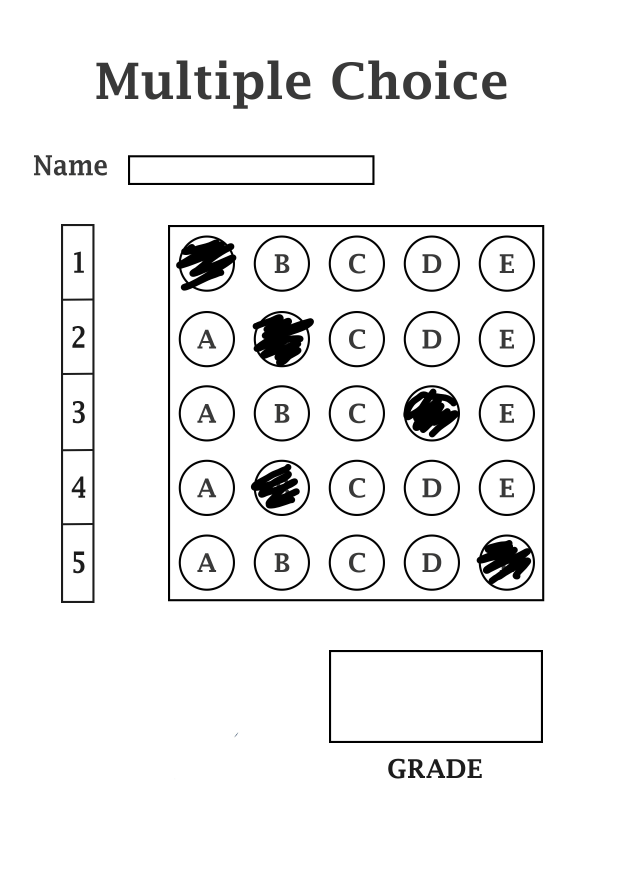
#> input picture MCQPaper_LI.jpg, 2479 x 3507 px (shown at 1/4 size)
$ python OMR_Main.py
#> lines starting #> are read from the running program, lines starting #| are printed output that depends on the picture; after the words box and inside, x2 and y2 are one past the last pixel; in counts of white or black regions, pixels touching at a corner belong together

#spark intership Computer
# Vision &
#
# Internet of
#
# Things
#GRIPNOV20
# Implement a Fault Detection System which, detects and eliminates the faulty
# products based on the shape/colour.

# omr scnner

import cv2
import numpy as np
import utlis

path = "MCQPaper_LI.jpg"
widthImg = 700
heightImg = 700
question = 5
choices = 5
ans = [0, 1, 0, 2, 3]
img = cv2.imread(path)
#> img is the input picture: shape (3507, 2479, 3); mean B, G, R 240, 240, 240
img = cv2.resize(img, (widthImg, heightImg))
#> img: shape (700, 700, 3)
imgContours = img.copy()
imgFinal = img.copy()
imgBiggestContours = img.copy()
imgGray = cv2.cvtColor(img, cv2.COLOR_BGR2GRAY)
imgBlur = cv2.GaussianBlur(imgGray, (5, 5), 1)
imgCanny = cv2.Canny(imgBlur, 10, 50)
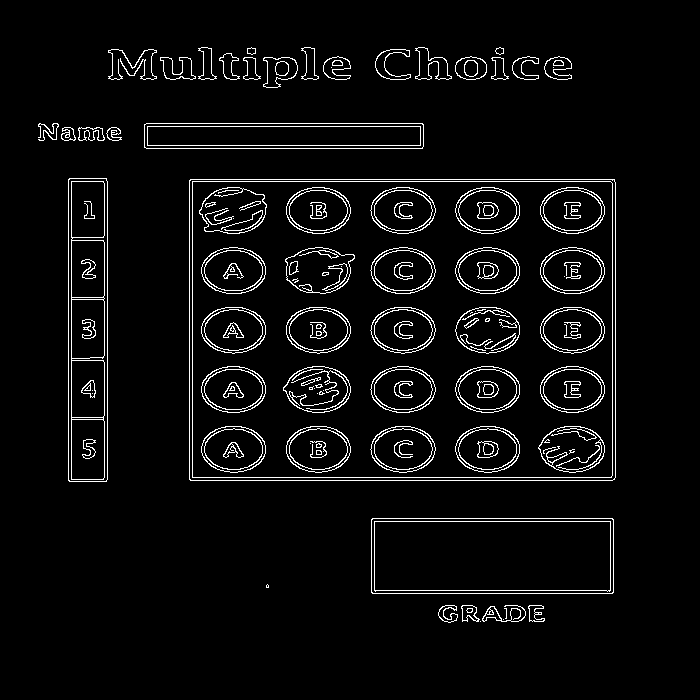
#> imgCanny: shape (700, 700); 4.7% white in thin lines or dots, all inside (x1, y1, x2, y2) = (38, 47, 616, 623)

countours, hierarchy = cv2.findContours(imgCanny, cv2.RETR_EXTERNAL, cv2.CHAIN_APPROX_NONE)
#> countours = 32 contours, 4 with area under 20; largest, box (x1, y1, x2, y2) and area: (189, 179, 616, 481) 128218, (371, 518, 614, 594) 18148, (68, 178, 108, 482) 11812, (144, 123, 424, 149) 6970, (263, 57, 298, 88) 704
cv2.drawContours(imgContours, countours, -1, (0, 255, 0), 10)
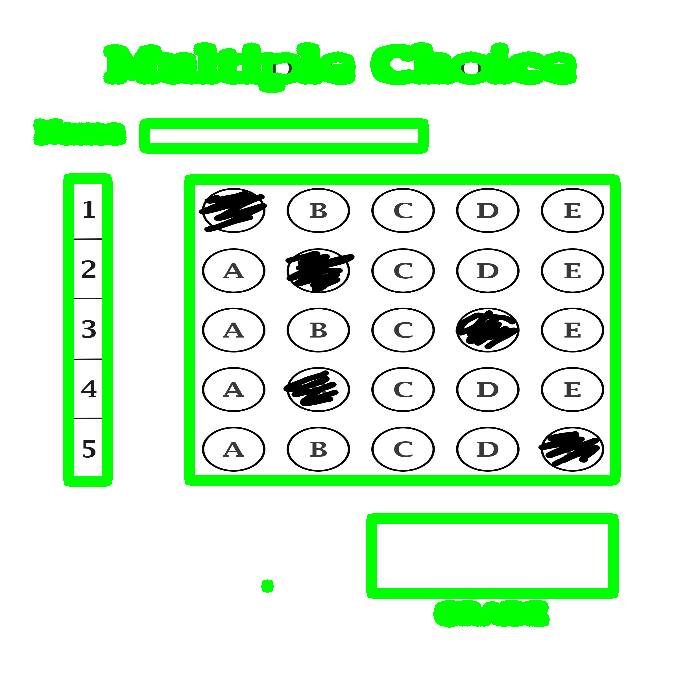
#> imgContours: shape (700, 700, 3); mean B, G, R 216.1, 245.9, 216.1


def rectCountours(contours):
    rectCon = []
    max_area = 0
    for i in contours:
        area = cv2.contourArea(i)
        if area > 50:
            peri = cv2.arcLength(i, True)
            approx = cv2.approxPolyDP(i, 0.02 * peri, True)
            if len(approx) == 4:
                rectCon.append(i)
#> this loop made 32 passes
#> (area, peri, approx) on passes 9, 10, 11, 15: (18148, 631.7, [[371, 519], [372, 593], [613, 592], [612, 518]]), (128218.5, 1451.1, [[189, 180], [190, 480], [614, 479], [614, 179]]), (11812, 681.7, [[69, 178], [68, 480], [106, 481], [107, 181]]), (6970, 605.7, [[144, 124], [146, 148], [423, 146], [422, 123]])
#> after the loop, rectCon = 4 contours; box (x1, y1, x2, y2) and area: (189, 179, 616, 481) 128218, (371, 518, 614, 594) 18148, (68, 178, 108, 482) 11812, (144, 123, 424, 149) 6970
    rectCon = sorted(rectCon, key=cv2.contourArea, reverse=True)
    # print(len(rectCon))
    return rectCon


rectCon = rectCountours(countours)


def getCornerPoints(cont):
    peri = cv2.arcLength(cont, True)  # LENGTH OF CONTOUR
#> peri = 1451.1
    approx = cv2.approxPolyDP(cont, 0.02 * peri, True)  # APPROXIMATE THE POLY TO GET CORNER POINTS
#> approx = [[189, 180], [190, 480], [614, 479], [614, 179]]
    return approx


biggestContour = getCornerPoints(rectCon[0])
#> biggestContour = [[189, 180], [190, 480], [614, 479], [614, 179]]
print(biggestContour.shape)
#| (4, 1, 2)
gradePoints = getCornerPoints(rectCon[1])
#> gradePoints = [[371, 519], [372, 593], [613, 592], [612, 518]]


# print(biggestContour)

def reorder(myPoints):
    myPoints = myPoints.reshape((4, 2))  # REMOVE EXTRA BRACKET
    print(myPoints)
    myPointsNew = np.zeros((4, 1, 2), np.int32)  # NEW MATRIX WITH ARRANGED POINTS
    add = myPoints.sum(1)
    print(add)
    print(np.argmax(add))
    myPointsNew[0] = myPoints[np.argmin(add)]  # [0,0]
    myPointsNew[3] = myPoints[np.argmax(add)]  # [w,h]
    diff = np.diff(myPoints, axis=1)
    myPointsNew[1] = myPoints[np.argmin(diff)]  # [w,0]
    myPointsNew[2] = myPoints[np.argmax(diff)]  # [h,0]

    return myPointsNew


def splitBoxes(img):
    rows = np.vsplit(img, 5)
    boxes = []
    for r in rows:
        cols = np.hsplit(r, 5)
        for box in cols:
            boxes.append(box)
    return boxes


if biggestContour.size != 0 and gradePoints.size != 0:
    cv2.drawContours(imgBiggestContours, biggestContour, -3, (0, 255, 0), 30)
    cv2.drawContours(imgBiggestContours, gradePoints, -3, (255, 0, 0), 50)
    biggestContour = reorder(biggestContour)
#> in reorder, `myPoints = myPoints.reshape((4, 2))`: myPoints = [[189, 180], [190, 480], [614, 479], [614, 179]]
#| [[189 180]
#|  [190 480]
#|  [614 479]
#|  [614 179]]
#> in reorder, `add = myPoints.sum(1)`: add = [369, 670, 1093, 793]
#| [ 369  670 1093  793]
#| 2
#> in reorder, `diff = np.diff(myPoints, axis=1)`: diff = [-9, 290, -135, -435]
#> biggestContour = [[189, 180], [614, 179], [190, 480], [614, 479]]
    gradePoints = reorder(gradePoints)
#| [[371 519]
#|  [372 593]
#|  [613 592]
#|  [612 518]]
#| [ 890  965 1205 1130]
#| 2
#> gradePoints = [[371, 519], [612, 518], [372, 593], [613, 592]]

    pt1 = np.float32(biggestContour)
#> pt1 = [[189, 180], [614, 179], [190, 480], [614, 479]]
    pt2 = np.float32([[0, 0], [widthImg, 0], [0, heightImg], [widthImg, heightImg]])
    matrix = cv2.getPerspectiveTransform(pt1, pt2)
#> matrix = [[1.64, -0.00548, -309.9], [0.00547, 2.32, -419.4], [-3.69e-08, -7.83e-06, 1]]
    imgWarpColored = cv2.warpPerspective(img, matrix, (widthImg, heightImg))

    pt1G = np.float32(gradePoints)
#> pt1G = [[371, 519], [612, 518], [372, 593], [613, 592]]
    pt2G = np.float32([[0, 0], [325, 0], [0, 150], [325, 150]])
    matrixG = cv2.getPerspectiveTransform(pt1G, pt2G)
#> matrixG = [[1.35, -0.0182, -490.8], [0.00841, 2.03, -1055.1], [-5.52e-18, -3.77e-18, 1]]
    imgGradeDisplay = cv2.warpPerspective(img, matrixG, (325, 150))
    # cv2.imshow("Grade",imgGradeDisplay)

    # apply therhold
    imgwarpGray = cv2.cvtColor(imgWarpColored, cv2.COLOR_BGR2GRAY)
    imgThresh = cv2.threshold(imgwarpGray, 150, 255, cv2.THRESH_BINARY_INV)[1]
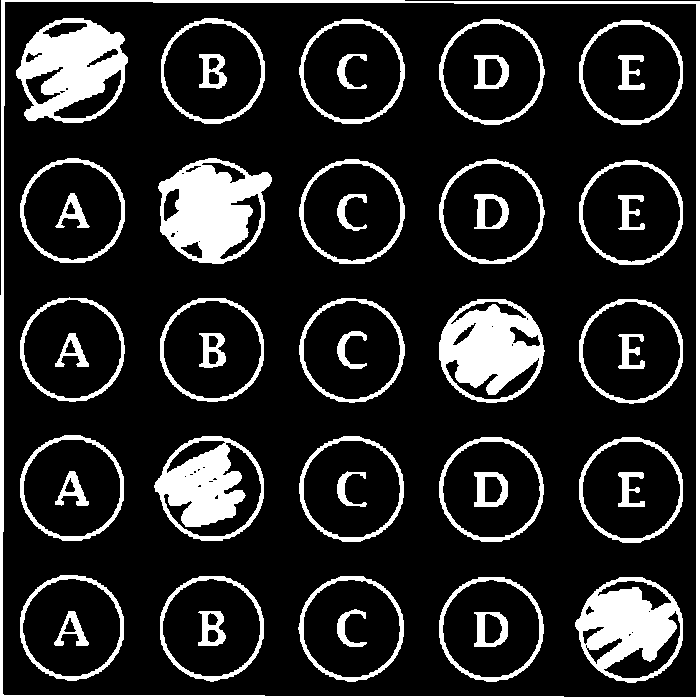
#> imgThresh: shape (700, 700); 16.4% white; 46 white regions, largest, box (x1, y1, x2, y2) and area: (0, 0, 700, 700) 10018, (158, 158, 272, 264) 7489, (16, 18, 128, 123) 6876
    # cv2.imshow("thresh", imgThresh)

    boxes = splitBoxes(imgThresh)
#> in splitBoxes, `rows = np.vsplit(img, 5)`: rows = 5 items
#> the loop in splitBoxes, `for r in rows:` made 5 passes
#> after the loop in splitBoxes, `for r in rows:`: boxes = 25 items
#> boxes = 25 items

    # non zero pixel value
    myPixelVal = np.zeros((question, choices))
    countc = 0
    countr = 0

    for image in boxes:
        totalPixel = cv2.countNonZero(image)
        myPixelVal[countr][countc] = totalPixel
        countc += 1
        if (countc == choices): countr += 1; countc = 0
        print(myPixelVal)
#> this loop made 25 passes
#> totalPixel on passes 1 to 8: 7672, 2319, 2163, 2366, 2824, 2241, 7489, 1776
#> (printed output is left out)
#> after the loop, countc = 0; countr = 5; myPixelVal = [[7672, 2319, 2163, 2366, 2824], [2241, 7489, 1776, 1973, 2382], [2305, 1867, 1770, 6817, 2360], [2387, 5719, 1742, 2043, 2402], [2924, 2600, 2344, 2555, 7206]]
    # finding index of value
    myIndex = []
    for x in range(0, question):
        arr = myPixelVal[x]
        myIndexVal = np.where(arr == np.amax(arr))
        # print(myIndexVal[0])
        myIndex.append(myIndexVal[0][0])
#> this loop made 5 passes
#> (arr, myIndexVal) on passes 1 to 5: ([7672, 2319, 2163, 2366, 2824], ([0],)), ([2241, 7489, 1776, 1973, 2382], ([1],)), ([2305, 1867, 1770, 6817, 2360], ([3],)), ([2387, 5719, 1742, 2043, 2402], ([1],)), ([2924, 2600, 2344, 2555, 7206], ([4],))
#> after the loop, myIndex = [0, 1, 3, 1, 4]
    print(myIndex)
#| [0, 1, 3, 1, 4]

    # grading
    grading = []
    for x in range(0, question):
        if ans[x] == myIndex[x]:
            grading.append((1))
        else:
            grading.append(0)
#> after the loop, grading = [1, 1, 0, 0, 0]
    # print(grading)

    score = sum(grading) / question * 100  # final graing
#> score = 40
    print(score)
#| 40.0

# dispaly answer
imgResult = imgWarpColored.copy()


def showAnswers(img, myIndex, grading, ans, questions, choices):
#> called with questions = 5, choices = 5
    secW = int(img.shape[1] / questions)
    secH = int(img.shape[0] / choices)

    for x in range(0, questions):
        myAns = myIndex[x]
        cX = (myAns * secW) + secW // 2
        cY = (x * secH) + secH // 2

        if grading[x] == 1:
            myColor = (0, 255, 0)
            # cv2.rectangle(img,(myAns*secW,x*secH),((myAns*secW)+secW,(x*secH)+secH),myColor,cv2.FILLED)
            # cv2.circle(img, (cX, cY), 50, myColor, cv2.FILLED)
        else:
            myColor = (0, 0, 255)

            # cv2.rectangle(img, (myAns * secW, x * secH), ((myAns * secW) + secW, (x * secH) + secH), myColor, cv2.FILLED)
            # cv2.circle(img, (cX, cY), 50, myColor, cv2.FILLED)

            # CORRECT ANSWER
            myColor = (0, 0, 255)
            correctAns = ans[x]
            cv2.circle(img, ((correctAns * secW) + secW // 2, (x * secH) + secH // 2), 20, (0, 255, 0), cv2.FILLED)
        cv2.circle(img, (cX, cY), 50, myColor, cv2.FILLED)
#> this loop made 5 passes
#> (myAns, cX) on passes 1 to 5: (0, 70), (1, 210), (3, 490), (1, 210), (4, 630)
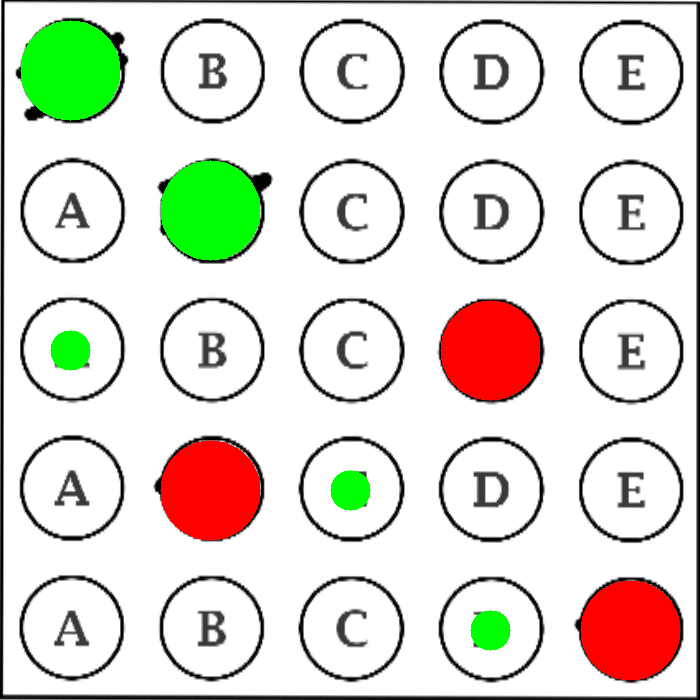
#> img: shape (700, 700, 3); mean B, G, R 209.4, 219.5, 221.6
    return img


imgResult = showAnswers(imgResult, myIndex, grading, ans, question, choices)
imgRawDrawing = np.zeros_like(imgWarpColored)
imgRawDrawing = showAnswers(imgRawDrawing, myIndex, grading, ans, question, choices)
#> call 2 of showAnswers, with questions = 5, choices = 5
#> the loop in showAnswers (call 2), `for x in range(0, questions):` made 5 passes
#> after the loop in showAnswers (call 2), `for x in range(0, questions):`:
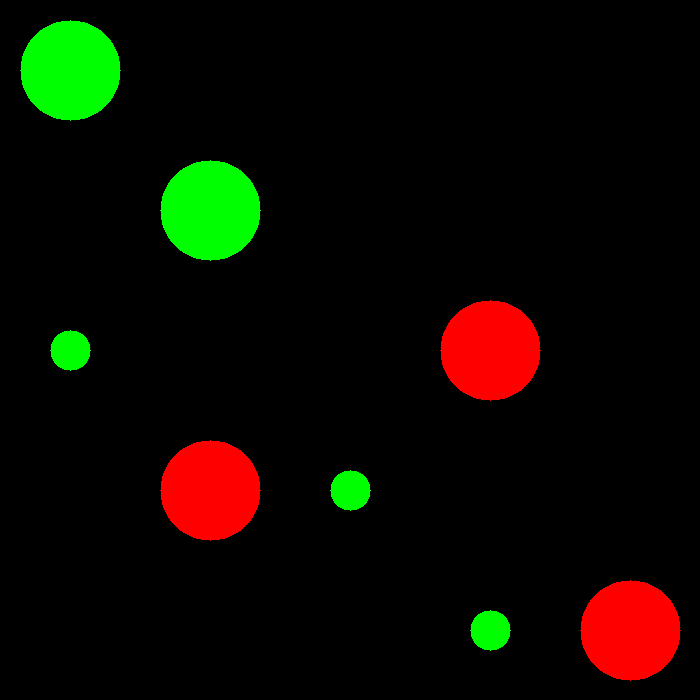
#> img: shape (700, 700, 3); mean B, G, R 0, 10.1, 12.2
invmatrix = cv2.getPerspectiveTransform(pt2, pt1)
#> invmatrix = [[0.607, 0.00207, 189], [-0.00143, 0.43, 180], [1.12e-08, 3.37e-06, 1]]
imgInvwrap = cv2.warpPerspective(imgRawDrawing, invmatrix, (widthImg, heightImg))

# # imgRawGrade = np.zeros_like(imggrade)
# # cv2.putText(imgRawGrade, str(int(score)) + "%", (60, 100), cv2.FONT_HERSHEY_COMPLEX, 3, (0, 0, 255), 5)
# # cv2.imshow("grade", imgRawGrade)  # print scrore
# imgRawGrade = np.zeros_like(imgGradeDisplay) # NEW BLANK IMAGE WITH GRADE AREA SIZE
# cv2.putText(imgRawGrade,str(int(score))+"%",(80,100),cv2.FONT_HERSHEY_COMPLEX,3,(0,255,255),3)
# cv2.imshow("grade",imgRawGrade)
#
# # invmatrixG = cv2.getPerspectiveTransform(pt2G, pt1G)
# # imginvgrade = cv2.warpPerspective(imgRawGrade, invmatrixG, (widthImg, heightImg))
# #
# # imgFinal = cv2.addWeighted(imgFinal, 1, imgInvwrap, 1, 0)
# # imgFinal = cv2.addWeighted(imgFinal, 1, imginvgrade, 1, 0)
# invMatrixG = cv2.getPerspectiveTransform(pt2G, pt1G) # INVERSE TRANSFORMATION MATRIX
# imgInvGradeDisplay = cv2.warpPerspective(imgRawGrade, invMatrixG, (widthImg, heightImg)) # INV IMAGE WARP
#
#             # SHOW ANSWERS AND GRADE ON FINAL IMAGE
# imgFinal = cv2.addWeighted(imgFinal, 1, imgInvwrap, 1,0)
# imgFinal = cv2.addWeighted(imgFinal, 1, imgInvGradeDisplay, 1,0)
# cv2.imshow("inver", imgFinal)
# cv2.waitKey(1)


# DISPLAY GRADE
imgRawGrade = np.zeros_like(imgGradeDisplay, np.uint8)  # NEW BLANK IMAGE WITH GRADE AREA SIZE
cv2.putText(imgRawGrade, str(int(score)) + "%", (70, 100), cv2.FONT_HERSHEY_COMPLEX, 3, (0, 255, 255), 3)  # ADD THE GRADE TO NEW IMAGE
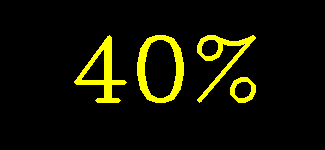
#> imgRawGrade: shape (150, 325, 3); mean of channels 0, 1, 2 0, 17.5, 17.5; drawn as B, G, R
cv2.imshow("grade",imgRawGrade)
invMatrixG = cv2.getPerspectiveTransform(pt2G, pt1G)  # INVERSE TRANSFORMATION MATRIX
#> invMatrixG = [[0.742, 0.00667, 371], [-0.00308, 0.493, 519], [0, 0, 1]]
imgInvGradeDisplay = cv2.warpPerspective(imgRawGrade, invMatrixG, (widthImg, heightImg))  # INV IMAGE WARP

# SHOW ANSWERS AND GRADE ON FINAL IMAGE
imgFinal = cv2.addWeighted(imgFinal, 1, imgInvwrap, 1, 0)
imgFinal = cv2.addWeighted(imgFinal, 1, imgInvGradeDisplay, 1, 0)

# IMAGE ARRAY FOR DISPLAY
imageArray = ([img, imgGray, imgCanny, imgContours],
              [imgBiggestContours, imgThresh, imgWarpColored, imgFinal])
cv2.imshow("Final Result", imgFinal)

imgBlank = np.zeros_like(img)


# [22 lines left out: function showAnswers, not called in this run]


def stackImages(imgArray, scale, lables=[]):
#> called with scale = 0.3
    rows = len(imgArray)
#> rows = 2
    cols = len(imgArray[0])
#> cols = 4
    rowsAvailable = isinstance(imgArray[0], list)
#> rowsAvailable = True
    width = imgArray[0][0].shape[1]
    height = imgArray[0][0].shape[0]
    if rowsAvailable:
        for x in range(0, rows):
            for y in range(0, cols):
                imgArray[x][y] = cv2.resize(imgArray[x][y], (0, 0), None, scale, scale)
                if len(imgArray[x][y].shape) == 2: imgArray[x][y] = cv2.cvtColor(imgArray[x][y], cv2.COLOR_GRAY2BGR)
        imageBlank = np.zeros((height, width, 3), np.uint8)
        hor = [imageBlank] * rows
#> hor = 2 items
        hor_con = [imageBlank] * rows
#> hor_con = 2 items
        for x in range(0, rows):
            hor[x] = np.hstack(imgArray[x])
            hor_con[x] = np.concatenate(imgArray[x])
        ver = np.vstack(hor)
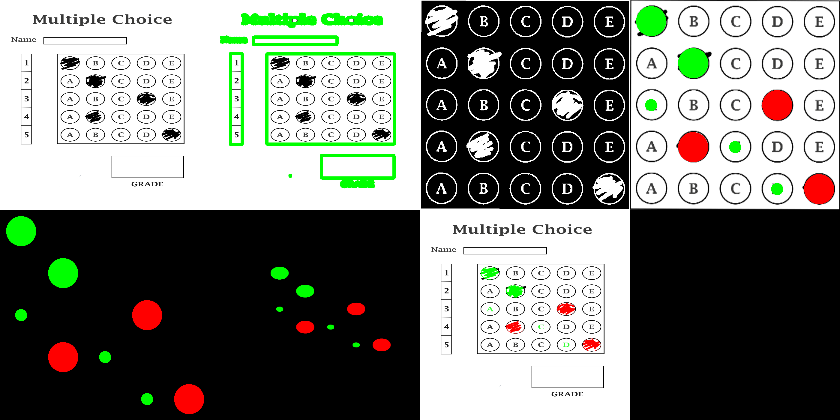
#> ver: shape (420, 840, 3); mean of channels 0, 1, 2 118.4, 125.3, 122.2; drawn as B, G, R
        ver_con = np.concatenate(hor)
    else:
        for x in range(0, rows):
            imgArray[x] = cv2.resize(imgArray[x], (0, 0), None, scale, scale)
            if len(imgArray[x].shape) == 2: imgArray[x] = cv2.cvtColor(imgArray[x], cv2.COLOR_GRAY2BGR)
        hor = np.hstack(imgArray)
        hor_con = np.concatenate(imgArray)
        ver = hor
    if len(lables) != 0:
        eachImgWidth = int(ver.shape[1] / cols)
        eachImgHeight = int(ver.shape[0] / rows)
        # print(eachImgHeight)
        for d in range(0, rows):
            for c in range(0, cols):
                cv2.rectangle(ver, (c * eachImgWidth, eachImgHeight * d),
                              (c * eachImgWidth + len(lables[d]) * 13 + 27, 30 + eachImgHeight * d), (255, 255, 255),
                              cv2.FILLED)
                cv2.putText(ver, lables[d], (eachImgWidth * c + 10, eachImgHeight * d + 20), cv2.FONT_HERSHEY_COMPLEX,
                            0.7, (255, 0, 255), 2)
    return ver


imageArray = (
[img, imgContours, imgThresh, imgResult],[ imgRawDrawing, imgInvwrap, imgFinal,imgBlank])
# lables =[["original","Contours","threshold","REsult"],[" rawdrawing ","invrwrap","final","-"]]
imggStacked = stackImages(imageArray, 0.3)
cv2.imshow("original", imggStacked)
cv2.waitKey(0)

# [8 lines of commented-out code are left out]
